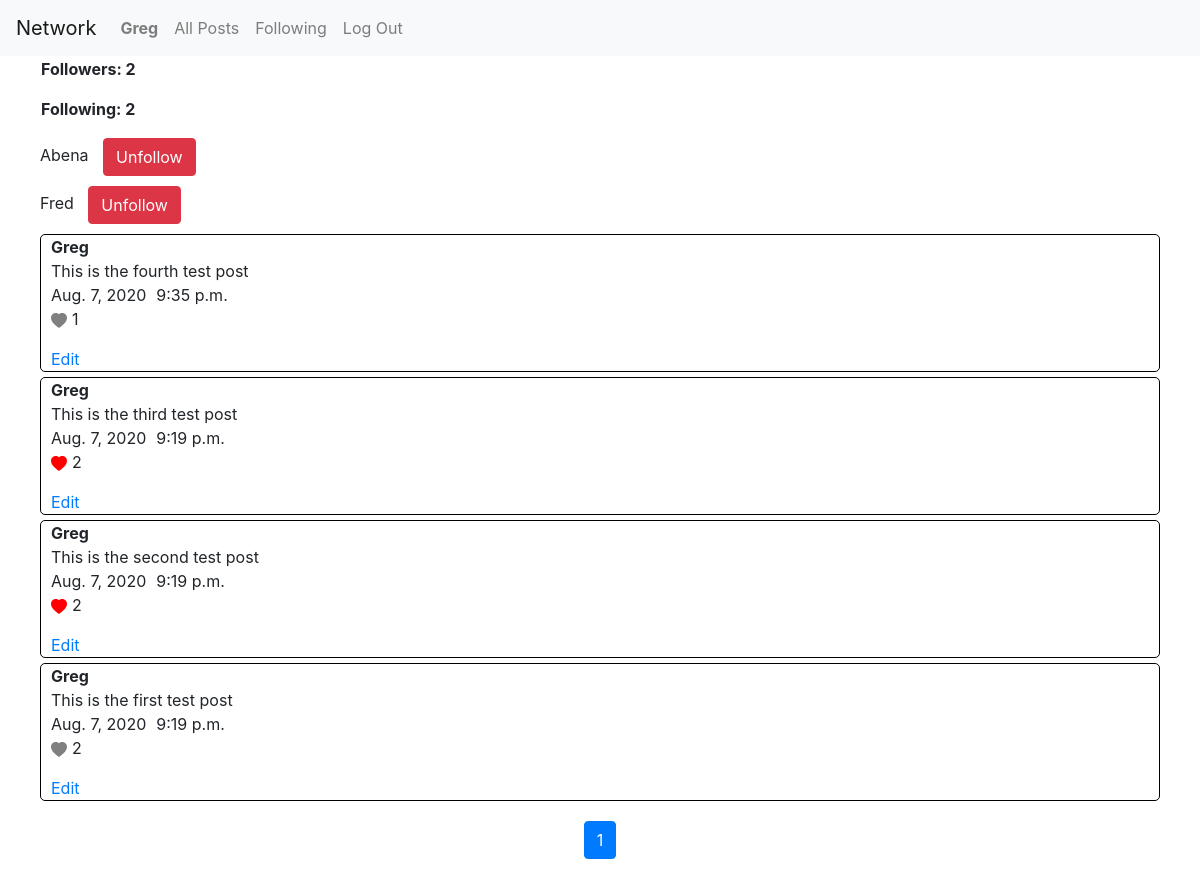
The page /profile (signed in) on the database its author committed.
### network/models.py (models this page shows, shortened)
class User(AbstractUser):
    pass

class Post(models.Model):
    user = models.ForeignKey(User, on_delete=models.CASCADE)
    post = models.CharField(max_length=1000)
    date = models.DateField()
    time = models.TimeField()

### network/views.py (the view)
# urls.py: path("profile", views.profile, name="profile"),
@login_required
def profile(request):
    user = User.objects.get(username=request.user)
    users = User.objects.exclude(username=request.user)
    posts = Post.objects.filter(user=user).order_by('-id')
    paginator = Paginator(posts, 10)
    page_number = request.GET.get('page')
    posts = paginator.get_page(page_number)
    return render(request, "network/profile.html", {
        "user":user,
        "posts":posts,
        "users":users
    })

### network/templatetags/custom_template_tags.py (called while the page is built)
@register.simple_tag
def to_list(a, args):
    if args.filter(follow=a).exists():
        exists = True
    else:
        exists = False
    return exists

@register.simple_tag
def post_liker(a, args):
    if args.likes.filter(user=a).exists():
        exists = True
    else:
        exists = False
    return exists

### network/templates/network/profile.html (shortened to what this page needs)
{% extends "network/layout.html" %}
{% load custom_template_tags %}
{% block body %}
    <div id="f-f">
        <p id="followers">Followers: {{ user.followers.count }}</p>
        <p id="following">Following: {{ user.following.count }}</p>
    </div>
    {% for u in users %}
        <div id="user">
            {{ u.username|title }}
            {% to_list user u.followers as value %}
            {% if value == False %}
            <button class="btn btn-success" onclick="window.location.href='/follow/{{ u.id }}'">Follow</button>
            {% else %}
            <button class="btn btn-danger" onclick="window.location.href='/follow/{{ u.id }}'">Unfollow</button>
            {% endif %}
        </div>
    {% endfor %}
    <div class="post-main">
        {% for i in posts %}
            <div class="post-container">
                <div class="title-post">
                    <div class="title">{{ i.user|title }}</div>
                    <div class="post"> {{ i.post }} </div>
                </div>
                <div class="date-time">
                    <div class="date">{{ i.date }} </div>
                    <div class="time"> {{ i.time }} </div>
                </div>
                <div class="like">
                    <a class="like-link" id="like-{{ i.id }}" data-id="{{ i.id }}">
                        {% post_liker user i as likee %}
                        {% if likee == False %}
                        <svg id="b-{{ i.id }}" class="like-btn" width="1em" height="1em" viewBox="0 0 16 16" class="bi bi-heart-fill" fill="grey" xmlns="http://www.w3.org/2000/svg">
                            <path fill-rule="evenodd" d="M8 1.314C12.438-3.248 23.534 4.735 8 15-7.534 4.736 3.562-3.248 8 1.314z"/>
                        </svg>
                        {% else %}
                        <svg id="b-{{ i.id }}" class="like-btn" width="1em" height="1em" viewBox="0 0 16 16" class="bi bi-heart-fill" fill="red" xmlns="http://www.w3.org/2000/svg">
                            <path fill-rule="evenodd" d="M8 1.314C12.438-3.248 23.534 4.735 8 15-7.534 4.736 3.562-3.248 8 1.314z"/>
                        </svg>
                        {% endif %}
                    </a>
                    <p id="num-likes-{{ i.id }}" class="num-likes"> {{ i.likes.count}} </p>
                </div>
                <div class="edit">
                    {% if i.user == request.user %}
                        <a href="edit/{{ i.id }}">Edit</a>
                    {% endif %}
                </div>
            </div>
        {% endfor %}
    </div>
    <nav class="page-nav" aria-label="Page navigation example">
        <ul class="pagination">
                <li class="page-item active" aria-current="page">
                    <a class="page-link" href="?page={{ posts.number }}">{{ posts.number }} <span class="sr-only">(current)</span></a>
                </li>
        </ul>
    </nav>
{% endblock %}

### network/templates/network/layout.html (shortened to what this page needs)
{% load static %}
<!DOCTYPE html>
<html lang="en">
    <head>
        <link rel="stylesheet" href="https://stackpath.bootstrapcdn.com/bootstrap/4.4.1/css/bootstrap.min.css">
        <link href="{% static 'network/styles.css' %}" rel="stylesheet">
    </head>
    <body>
        <nav class="navbar navbar-expand-lg navbar-light bg-light">
            <a class="navbar-brand" href="{% url 'index' %}">Network</a>
            <div>
              <ul class="navbar-nav mr-auto">
                {% if user.is_authenticated %}
                    <li class="nav-item">
                        <a class="nav-link" href="{% url 'profile' %}"><strong>{{ user.username|title }}</strong></a>
                    </li>
                {% endif %}
                <li class="nav-item">
                  <a class="nav-link" href="{% url 'index' %}">All Posts</a>
                </li>
                {% if user.is_authenticated %}
                    <li class="nav-item">
                        <a class="nav-link" href="{% url 'following' %}">Following</a>
                    </li>
                    <li class="nav-item">
                        <a class="nav-link" href="{% url 'logout' %}">Log Out</a>
                    </li>
                {% endif %}
              </ul>
            </div>
          </nav>
        <div class="body">
            {% block body %}
            {% endblock %}
        </div>
    </body>
</html>

### network/static/network/styles.css (style rules this page uses)
.post-container { border: 1px solid black; margin-left: 40px; margin-right: 40px; margin-top: 5px; margin-bottom: 5px; border-radius: 5px; }
.post-container .title-post { margin-left: 10px; }
.post-container .title-post .title { font-weight: bold; }
.post-container .date-time { margin-left: 10px; display: flex; }
.post-container .date-time .date { margin-right: 10px; }
.post-container .like { margin-left: 10px; display: flex; }
.post-container .like .like-btn { margin-right: 5px; }
.post-container .edit { margin-left: 10px; }
#f-f { margin-left: 40px; padding: 1px; }
#f-f #followers { font-weight: bold; }
#f-f #following { font-weight: bold; }
#user { margin-left: 40px; margin-bottom: 10px; }
#user button { margin-left: 10px; }
.page-nav { display: flex; justify-content: center; margin-top: 20px; }

### rows shown on the page
User: username "Greg", followers.count "2", following.count "2"
User: username "Abena"
User: username "Fred"
Post: user "Greg", post "This is the fourth test post", date "Aug. 7, 2020", time "9:35 p.m.", likes.count "1"
Post: user "Greg", post "This is the third test post", date "Aug. 7, 2020", time "9:19 p.m.", likes.count "2"
Post: user "Greg", post "This is the second test post", date "Aug. 7, 2020", time "9:19 p.m.", likes.count "2"
Post: user "Greg", post "This is the first test post", date "Aug. 7, 2020", time "9:19 p.m.", likes.count "2"

### other values the page prints
{{ posts.number }} "1"
